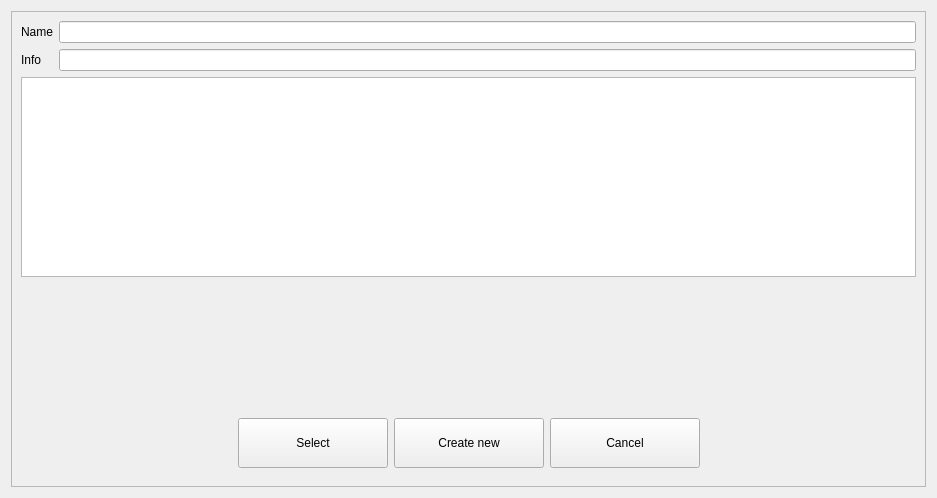
<?xml version="1.0" encoding="UTF-8"?>
<ui version="4.0">
 <class>DlgDeptHolder</class>
 <widget class="QDialog" name="DlgDeptHolder">
  <property name="geometry">
   <rect>
    <x>0</x>
    <y>0</y>
    <width>937</width>
    <height>498</height>
   </rect>
  </property>
  <property name="windowTitle">
   <string>Dialog</string>
  </property>
  <layout class="QHBoxLayout" name="horizontalLayout_2">
   <item>
    <widget class="QFrame" name="frame">
     <property name="frameShape">
      <enum>QFrame::StyledPanel</enum>
     </property>
     <property name="frameShadow">
      <enum>QFrame::Raised</enum>
     </property>
     <layout class="QGridLayout" name="gridLayout">
      <item row="3" column="0" colspan="2">
       <widget class="RKeyboard" name="wKbd" native="true">
        <property name="sizePolicy">
         <sizepolicy hsizetype="Preferred" vsizetype="Preferred">
          <horstretch>0</horstretch>
          <verstretch>1</verstretch>
         </sizepolicy>
        </property>
       </widget>
      </item>
      <item row="4" column="0" colspan="2">
       <widget class="QWidget" name="widget" native="true">
        <layout class="QHBoxLayout" name="horizontalLayout">
         <item>
          <spacer name="horizontalSpacer">
           <property name="orientation">
            <enum>Qt::Horizontal</enum>
           </property>
           <property name="sizeHint" stdset="0">
            <size>
             <width>40</width>
             <height>20</height>
            </size>
           </property>
          </spacer>
         </item>
         <item>
          <widget class="QPushButton" name="btnSave">
           <property name="minimumSize">
            <size>
             <width>150</width>
             <height>50</height>
            </size>
           </property>
           <property name="maximumSize">
            <size>
             <width>16777215</width>
             <height>222</height>
            </size>
           </property>
           <property name="focusPolicy">
            <enum>Qt::NoFocus</enum>
           </property>
           <property name="text">
            <string>Select</string>
           </property>
           <property name="icon">
            <iconset resource="res.qrc">
             <normaloff>:/images/ok.png</normaloff>:/images/ok.png</iconset>
           </property>
           <property name="iconSize">
            <size>
             <width>32</width>
             <height>32</height>
            </size>
           </property>
          </widget>
         </item>
         <item>
          <widget class="QPushButton" name="btnCreateNew">
           <property name="minimumSize">
            <size>
             <width>150</width>
             <height>50</height>
            </size>
           </property>
           <property name="maximumSize">
            <size>
             <width>16777215</width>
             <height>222</height>
            </size>
           </property>
           <property name="focusPolicy">
            <enum>Qt::NoFocus</enum>
           </property>
           <property name="text">
            <string>Create new</string>
           </property>
           <property name="icon">
            <iconset resource="res.qrc">
             <normaloff>:/images/revive.png</normaloff>:/images/revive.png</iconset>
           </property>
           <property name="iconSize">
            <size>
             <width>32</width>
             <height>32</height>
            </size>
           </property>
          </widget>
         </item>
         <item>
          <widget class="QPushButton" name="btnCancel">
           <property name="minimumSize">
            <size>
             <width>150</width>
             <height>50</height>
            </size>
           </property>
           <property name="maximumSize">
            <size>
             <width>16777215</width>
             <height>222</height>
            </size>
           </property>
           <property name="focusPolicy">
            <enum>Qt::NoFocus</enum>
           </property>
           <property name="text">
            <string>Cancel</string>
           </property>
           <property name="icon">
            <iconset resource="res.qrc">
             <normaloff>:/images/cancel.png</normaloff>:/images/cancel.png</iconset>
           </property>
           <property name="iconSize">
            <size>
             <width>32</width>
             <height>32</height>
            </size>
           </property>
          </widget>
         </item>
         <item>
          <spacer name="horizontalSpacer_2">
           <property name="orientation">
            <enum>Qt::Horizontal</enum>
           </property>
           <property name="sizeHint" stdset="0">
            <size>
             <width>40</width>
             <height>20</height>
            </size>
           </property>
          </spacer>
         </item>
        </layout>
       </widget>
      </item>
      <item row="0" column="1">
       <widget class="EQLineEdit" name="leName"/>
      </item>
      <item row="1" column="0">
       <widget class="QLabel" name="label_2">
        <property name="text">
         <string>Info</string>
        </property>
       </widget>
      </item>
      <item row="1" column="1">
       <widget class="EQLineEdit" name="leInfo"/>
      </item>
      <item row="0" column="0">
       <widget class="QLabel" name="label">
        <property name="text">
         <string>Name</string>
        </property>
       </widget>
      </item>
      <item row="2" column="0" colspan="2">
       <widget class="QListWidget" name="lstHolders">
        <property name="minimumSize">
         <size>
          <width>0</width>
          <height>200</height>
         </size>
        </property>
        <property name="focusPolicy">
         <enum>Qt::NoFocus</enum>
        </property>
       </widget>
      </item>
     </layout>
    </widget>
   </item>
  </layout>
 </widget>
 <customwidgets>
  <customwidget>
   <class>EQLineEdit</class>
   <extends>QLineEdit</extends>
   <header location="global">eqlineedit.h</header>
  </customwidget>
  <customwidget>
   <class>RKeyboard</class>
   <extends>QWidget</extends>
   <header location="global">rkeyboard.h</header>
   <container>1</container>
  </customwidget>
 </customwidgets>
 <resources>
  <include location="res.qrc"/>
 </resources>
 <connections/>
</ui>
